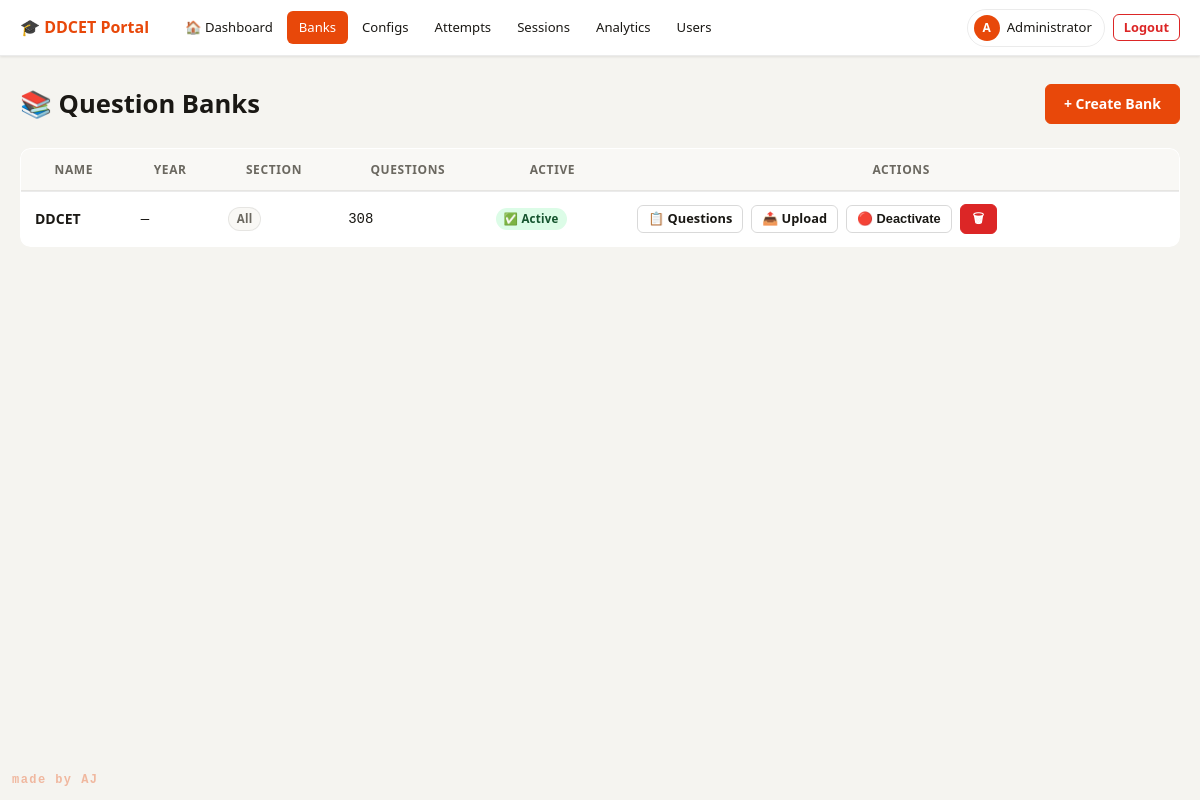
Page /admin/banks (signed in) on the committed database.
### models.py (models this page shows)
class User(UserMixin, db.Model):
    __tablename__ = 'users'
    id = db.Column(db.Integer, primary_key=True, autoincrement=True)
    name = db.Column(db.String(100), nullable=False)
    email = db.Column(db.String(150), unique=True, nullable=False)
    enrollment_number = db.Column(db.String(50), unique=True, nullable=False)
    engineering_branch = db.Column(db.String(100), nullable=False, default='Other')
    password = db.Column(db.String(255), nullable=False)
    role = db.Column(db.String(20), default='student')
    created_at = db.Column(db.DateTime, default=lambda: datetime.now(timezone.utc))
    is_active_user = db.Column(db.Boolean, default=True)
    last_login = db.Column(db.DateTime, nullable=True)
    @property
    def is_active(self):
        return self.is_active_user

class QuestionBank(db.Model):
    __tablename__ = 'question_banks'
    id = db.Column(db.Integer, primary_key=True, autoincrement=True)
    name = db.Column(db.String(150), nullable=False)
    description = db.Column(db.Text, default='')
    year = db.Column(db.Integer, nullable=True)
    section = db.Column(db.Integer, default=0)
    is_active = db.Column(db.Boolean, default=True)
    created_by = db.Column(db.Integer, db.ForeignKey('users.id'))
    created_at = db.Column(db.DateTime, default=lambda: datetime.now(timezone.utc))
    question_count = db.Column(db.Integer, default=0)
    questions = db.relationship('Question', backref='bank', lazy='dynamic',
                                cascade='all, delete-orphan')
    creator = db.relationship('User', foreign_keys=[created_by])

### admin.py (the view)
@admin_bp.route('/banks')
@login_required
@admin_required
def banks():
    bank_list = QuestionBank.query.order_by(QuestionBank.created_at.desc()).all()
    return render_template('admin/banks.html', banks=bank_list)

### admin.py (called while the page is built)
def admin_required(f):
    from functools import wraps
    @wraps(f)
    def decorated(*args, **kwargs):
        if not current_user.is_authenticated or current_user.role != 'admin':
            abort(403)
        return f(*args, **kwargs)
    return decorated

### auth.py (called while the page is built)
def generate_csrf_token():
    if '_csrf_token' not in session:
        session['_csrf_token'] = secrets.token_hex(32)
    return session['_csrf_token']

@auth_bp.before_app_request
def inject_csrf():
    from flask import g
    g.csrf_token = generate_csrf_token()

### templates/admin/banks.html (shortened to what this page needs)
{% extends "base.html" %}
{% block content %}
<div class="main-content">
    <div class="d-flex justify-between align-center" style="margin-bottom: 24px;">
        <h1>📚 Question Banks</h1>
        <div class="btn-group">
            <a href="{{ url_for('admin.create_bank') }}" class="btn btn-primary">+ Create Bank</a>
        </div>
    </div>
    {% if banks %}
    <div class="table-responsive">
        <table class="table-dark">
            <thead>
                <tr>
                    <th>Name</th>
                    <th>Year</th>
                    <th>Section</th>
                    <th>Questions</th>
                    <th>Active</th>
                    <th>Actions</th>
                </tr>
            </thead>
            <tbody>
                {% for bank in banks %}
                <tr>
                    <td><strong>{{ bank.name }}</strong></td>
                    <td class="mono">{{ bank.year or '—' }}</td>
                    <td>
                        {% if bank.section == 0 %}
                        <span class="badge badge-muted">All</span>
                        {% else %}
                        <span class="badge badge-muted">Section {{ bank.section }}</span>
                        {% endif %}
                    </td>
                    <td class="mono">{{ bank.question_count }}</td>
                    <td>
                        <span class="badge {{ 'badge-success' if bank.is_active else 'badge-danger' }}">
                            {{ '✅ Active' if bank.is_active else '❌ Inactive' }}
                        </span>
                    </td>
                    <td>
                        <div class="btn-group">
                            <a href="{{ url_for('admin.bank_questions', bank_id=bank.id) }}"
                                class="btn btn-outline btn-sm">📋 Questions</a>
                            <a href="{{ url_for('admin.upload_questions', bank_id=bank.id) }}"
                                class="btn btn-outline btn-sm">📤 Upload</a>
                            <form action="{{ url_for('admin.toggle_bank', bank_id=bank.id) }}" method="POST"
                                style="display:inline;">
                                <button type="submit" class="btn btn-outline btn-sm">{{ '🔴 Deactivate' if
                                    bank.is_active
                                    else '🟢 Activate' }}</button>
                            </form>
                            <form action="{{ url_for('admin.delete_bank', bank_id=bank.id) }}" method="POST"
                                style="display:inline;" class="delete-form">
                                <button type="submit" class="btn btn-danger btn-sm">🗑</button>
                            </form>
                        </div>
                    </td>
                </tr>
                {% endfor %}
            </tbody>
        </table>
    </div>
    {% endif %}
</div>
{% endblock %}

### templates/base.html (shortened to what this page needs)
<!DOCTYPE html>
<html lang="en">
<head>
    <link rel="stylesheet" href="{{ url_for('static', filename='css/main.css') }}">
</head>
<body>
    {% block nav %}
    <nav class="nav-light">
        <a href="/" class="logo">🎓 DDCET Portal</a>
        {% if current_user.is_authenticated %}
        <div class="nav-desktop-links">
            {% if current_user.role == 'admin' %}
            <a href="{{ url_for('admin.dashboard') }}"
                class="nav-item {% if request.endpoint == 'admin.dashboard' %}active{% endif %}">🏠 Dashboard</a>
            <a href="{{ url_for('admin.banks') }}"
                class="nav-item {% if request.endpoint and 'bank' in request.endpoint %}active{% endif %}">Banks</a>
            <a href="{{ url_for('admin.configs') }}"
                class="nav-item {% if request.endpoint and 'config' in request.endpoint %}active{% endif %}">Configs</a>
            <a href="{{ url_for('admin.attempts') }}"
                class="nav-item {% if request.endpoint in ['admin.attempts', 'admin.attempt_detail'] %}active{% endif %}">Attempts</a>
            <a href="{{ url_for('admin.practice_sessions') }}"
                class="nav-item {% if request.endpoint == 'admin.practice_sessions' %}active{% endif %}">Sessions</a>
            <a href="{{ url_for('admin.analytics') }}"
                class="nav-item {% if request.endpoint and 'analytics' in request.endpoint %}active{% endif %}">Analytics</a>
            <a href="{{ url_for('admin.users') }}"
                class="nav-item {% if request.endpoint == 'admin.users' %}active{% endif %}">Users</a>
            {% endif %}
        </div>
        <div class="nav-desktop-actions">
            <a href="{{ url_for('auth.profile') }}" class="nav-user-chip">
                <span class="user-avatar-sm">{{ current_user.name[0]|upper }}</span>
                <span class="nav-user-name-sm">{{ current_user.name.split()[0] }}</span>
            </a>
            <a href="{{ url_for('auth.logout') }}" class="btn btn-outline btn-sm"
                style="color:var(--red);border-color:var(--red);">Logout</a>
        </div>
        {% endif %}
    </nav>
    {% endblock %}
    {% block content %}{% endblock %}
    <div style="
        position: fixed;
        bottom: 10px;
        left: 12px;
        font-size: 12px;
        font-weight: 700;
        font-family: var(--font-mono, monospace);
        color: var(--primary, #e8480a);
        opacity: 0.35;
        letter-spacing: 0.12em;
        user-select: none;
        pointer-events: none;
        z-index: 9999;
    ">made by AJ</div>
</body>
</html>

### templates/base.html (style rules this page uses)
.nav-item.active { background: var(--primary, #4f46e5); color: #fff !important; border-radius: 6px; }

### rows in the picture
User: name "A", name "Administrator"
QuestionBank: name "DDCET", year "—", section "All", question_count "308", is_active "✅ Active", is_active "🔴 Deactivate"
